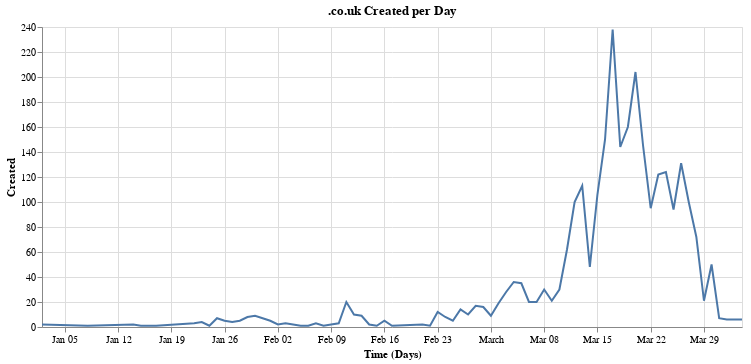

Source (notebook cell):
### Code cell
co_uk = df[df.tld == 'co.uk'].groupby('created').count()
alt.Chart(co_uk.reset_index(), width=700, title=".co.uk Created per Day").mark_line().encode(
    alt.X("created:T", title="Time (Days)"),
    alt.Y('domain:Q', title="Created")
)

### Figure 1 — Vega-Lite specification as saved in the notebook (floating-point values rounded to 4 significant figures)
{"config": {"view": {"continuousWidth": 400, "continuousHeight": 300}}, "data": {"name": "data-66e7a09ee399f338b15e223b050d2f8b"}, "mark": "line", "encoding": {"x": {"type": "temporal", "field": "created", "title": "Time (Days)"}, "y": {"type": "quantitative", "field": "domain", "title": "Created"}}, "title": ".co.uk Created per Day", "width": 700, "$schema": "https://vega.github.io/schema/vega-lite/v4.8.1.json", "datasets": {"data-66e7a09ee399f338b15e223b050d2f8b": [{"created": "2020-01-02T00:00:00", "domain": 2, "risk": 2, "tld": 2}, {"created": "2020-01-08T00:00:00", "domain": 1, "risk": 1, "tld": 1}, {"created": "2020-01-14T00:00:00", "domain": 2, "risk": 2, "tld": 2}, {"created": "2020-01-15T00:00:00", "domain": 1, "risk": 1, "tld": 1}, {"created": "2020-01-17T00:00:00", "domain": 1, "risk": 1, "tld": 1}, {"created": "2020-01-22T00:00:00", "domain": 3, "risk": 3, "tld": 3}, {"created": "2020-01-23T00:00:00", "domain": 4, "risk": 4, "tld": 4}, {"created": "2020-01-24T00:00:00", "domain": 1, "risk": 1, "tld": 1}, {"created": "2020-01-25T00:00:00", "domain": 7, "risk": 7, "tld": 7}, {"created": "2020-01-26T00:00:00", "domain": 5, "risk": 5, "tld": 5}, {"created": "2020-01-27T00:00:00", "domain": 4, "risk": 4, "tld": 4}, {"created": "2020-01-28T00:00:00", "domain": 5, "risk": 5, "tld": 5}, {"created": "2020-01-29T00:00:00", "domain": 8, "risk": 8, "tld": 8}, {"created": "2020-01-30T00:00:00", "domain": 9, "risk": 9, "tld": 9}, {"created": "2020-01-31T00:00:00", "domain": 7, "risk": 7, "tld": 7}, {"created": "2020-02-01T00:00:00", "domain": 5, "risk": 5, "tld": 5}, {"created": "2020-02-02T00:00:00", "domain": 2, "risk": 2, "tld": 2}, {"created": "2020-02-03T00:00:00", "domain": 3, "risk": 3, "tld": 3}, {"created": "2020-02-04T00:00:00", "domain": 2, "risk": 2, "tld": 2}, {"created": "2020-02-05T00:00:00", "domain": 1, "risk": 1, "tld": 1}, {"created": "2020-02-06T00:00:00", "domain": 1, "risk": 1, "tld": 1}, {"created": "2020-02-07T00:00:00", "domain": 3, "risk": 3, "tld": 3}, {"created": "2020-02-08T00:00:00", "domain": 1, "risk": 1, "tld": 1}, {"created": "2020-02-09T00:00:00", "domain": 2, "risk": 2, "tld": 2}, {"created": "2020-02-10T00:00:00", "domain": 3, "risk": 3, "tld": 3}, {"created": "2020-02-11T00:00:00", "domain": 20, "risk": 20, "tld": 20}, {"created": "2020-02-12T00:00:00", "domain": 10, "risk": 10, "tld": 10}, {"created": "2020-02-13T00:00:00", "domain": 9, "risk": 9, "tld": 9}, {"created": "2020-02-14T00:00:00", "domain": 2, "risk": 2, "tld": 2}, {"created": "2020-02-15T00:00:00", "domain": 1, "risk": 1, "tld": 1}, {"created": "2020-02-16T00:00:00", "domain": 5, "risk": 5, "tld": 5}, {"created": "2020-02-17T00:00:00", "domain": 1, "risk": 1, "tld": 1}, {"created": "2020-02-21T00:00:00", "domain": 2, "risk": 2, "tld": 2}, {"created": "2020-02-22T00:00:00", "domain": 1, "risk": 1, "tld": 1}, {"created": "2020-02-23T00:00:00", "domain": 12, "risk": 12, "tld": 12}, {"created": "2020-02-24T00:00:00", "domain": 8, "risk": 8, "tld": 8}, {"created": "2020-02-25T00:00:00", "domain": 5, "risk": 5, "tld": 5}, {"created": "2020-02-26T00:00:00", "domain": 14, "risk": 14, "tld": 14}, {"created": "2020-02-27T00:00:00", "domain": 10, "risk": 10, "tld": 10}, {"created": "2020-02-28T00:00:00", "domain": 17, "risk": 17, "tld": 17}, {"created": "2020-02-29T00:00:00", "domain": 16, "risk": 16, "tld": 16}, {"created": "2020-03-01T00:00:00", "domain": 9, "risk": 9, "tld": 9}, {"created": "2020-03-02T00:00:00", "domain": 19, "risk": 19, "tld": 19}, {"created": "2020-03-03T00:00:00", "domain": 28, "risk": 28, "tld": 28}, {"created": "2020-03-04T00:00:00", "domain": 36, "risk": 36, "tld": 36}, {"created": "2020-03-05T00:00:00", "domain": 35, "risk": 35, "tld": 35}, {"created": "2020-03-06T00:00:00", "domain": 20, "risk": 20, "tld": 20}, {"created": "2020-03-07T00:00:00", "domain": 20, "risk": 20, "tld": 20}, {"created": "2020-03-08T00:00:00", "domain": 30, "risk": 30, "tld": 30}, {"created": "2020-03-09T00:00:00", "domain": 21, "risk": 21, "tld": 21}, {"created": "2020-03-10T00:00:00", "domain": 30, "risk": 30, "tld": 30}, {"created": "2020-03-11T00:00:00", "domain": 62, "risk": 62, "tld": 62}, {"created": "2020-03-12T00:00:00", "domain": 100, "risk": 100, "tld": 100}, {"created": "2020-03-13T00:00:00", "domain": 113, "risk": 113, "tld": 113}, {"created": "2020-03-14T00:00:00", "domain": 48, "risk": 48, "tld": 48}, {"created": "2020-03-15T00:00:00", "domain": 106, "risk": 106, "tld": 106}, {"created": "2020-03-16T00:00:00", "domain": 150, "risk": 150, "tld": 150}, {"created": "2020-03-17T00:00:00", "domain": 238, "risk": 238, "tld": 238}, {"created": "2020-03-18T00:00:00", "domain": 144, "risk": 144, "tld": 144}, {"created": "2020-03-19T00:00:00", "domain": 160, "risk": 160, "tld": 160}, {"created": "2020-03-20T00:00:00", "domain": 204, "risk": 204, "tld": 204}, {"created": "2020-03-21T00:00:00", "domain": 145, "risk": 145, "tld": 145}, {"created": "2020-03-22T00:00:00", "domain": 95, "risk": 95, "tld": 95}, {"created": "2020-03-23T00:00:00", "domain": 122, "risk": 122, "tld": 122}, {"created": "2020-03-24T00:00:00", "domain": 124, "risk": 124, "tld": 124}, {"created": "2020-03-25T00:00:00", "domain": 94, "risk": 94, "tld": 94}, {"created": "2020-03-26T00:00:00", "domain": 131, "risk": 131, "tld": 131}, {"created": "2020-03-27T00:00:00", "domain": 100, "risk": 100, "tld": 100}, {"created": "2020-03-28T00:00:00", "domain": 72, "risk": 72, "tld": 72}, {"created": "2020-03-29T00:00:00", "domain": 21, "risk": 21, "tld": 21}, {"created": "2020-03-30T00:00:00", "domain": 50, "risk": 50, "tld": 50}, {"created": "2020-03-31T00:00:00", "domain": 7, "risk": 7, "tld": 7}, {"created": "2020-04-01T00:00:00", "domain": 6, "risk": 6, "tld": 6}, {"created": "2020-04-02T00:00:00", "domain": 6, "risk": 6, "tld": 6}, {"created": "2020-04-03T00:00:00", "domain": 6, "risk": 6, "tld": 6}]}}
